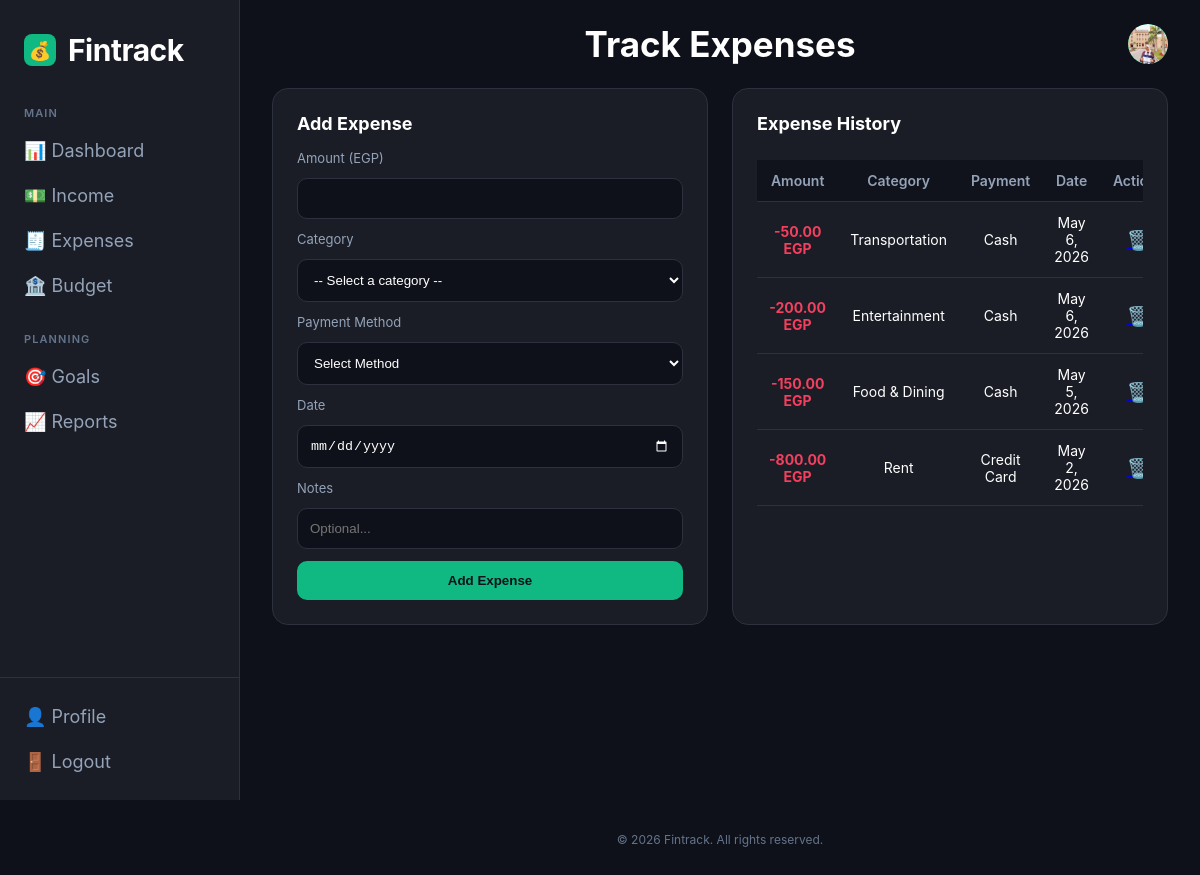
Page /expenses/ (signed in) on the committed database.
### users/models.py (models this page shows, shortened)
class User(AbstractUser):
    total_balance = models.FloatField(default=0.0)
    job_title     = models.CharField(max_length=100, blank=True, default="")
    phone_number  = models.CharField(max_length=20,  blank=True, default="")
    country       = models.CharField(max_length=100, blank=True, default="")
    city          = models.CharField(max_length=100, blank=True, default="")
    avatar = models.ImageField(upload_to='avatars/', blank=True, null=True)

### transactions/models.py (models this page shows, shortened)
class expenses(models.Model):
    user = models.ForeignKey(settings.AUTH_USER_MODEL, on_delete=models.CASCADE, null=True)
    Amount = models.DecimalField(
        max_digits=10,
        decimal_places=2,
        validators=[MinValueValidator(0.0)]
    )
    Category = models.CharField(max_length=200)
    Payment_Method = models.CharField(max_length=100)
    Notes = models.TextField(blank=True, null=True)
    Date = models.DateField()

### transactions/views.py (the view, shortened to what this page needs)
# urls.py: path('expenses/', views.expense_view, name='track-expenses'),
@login_required
def expense_view(request):
    all_expenses = expenses.objects.filter(user=request.user).order_by('-Date')
    return render(request, 'track-expenses.html', {'expenses': all_expenses})

### transactions/templates/track-expenses.html (shortened to what this page needs)
{% load static %}
<!DOCTYPE html>
<html lang="en">
<head>
    <link rel="stylesheet" href="{% static 'tracker.css' %}">
    <link rel="stylesheet" href="{% static 'side-bar.css' %}">
</head>
<body>
<div class="app">
    <aside id="sidebar"></aside>
    <div class="main">
        <nav class="topbar">
            <h2 class="page-title">Track Expenses</h2>
                <div class="avatar">
                    {% if user.avatar %}
                        <img src="{{ user.avatar.url }}" style="width:100%;height:100%;object-fit:cover;border-radius:50%;">
                    {% else %}
                        {{ user.username|first|upper }}
                    {% endif %}
                </div>
        </nav>
        <div class="content">
            <div class="card">
                <h2>Add Expense</h2>
                <form method="POST">
                    <label>Amount (EGP)</label>
                    <input type="number" name="amount" required min="0" step="0.01">
                    <label>Category</label>
                    <select name="category" required>
                        <option value="">-- Select a category --</option>
                    </select>
                    <label>Payment Method</label>
                    <select name="payment_method" required>
                        <option value="">Select Method</option>
                    </select>
                    <label>Date</label>
                    <input type="date" name="date" required>
                    <label>Notes</label>
                    <input type="text" name="notes" placeholder="Optional...">
                    <button type="submit">Add Expense</button>
                </form>
            </div>
            <div class="card">
                <h2>Expense History</h2>
                <div style="overflow-x: auto;">
                    <table>
                        <thead>
                            <tr>
                                <th>Amount</th>
                                <th>Category</th>
                                <th>Payment</th>
                                <th>Date</th>
                                <th>Actions</th>
                            </tr>
                        </thead>
                        <tbody>
                            {% for expense in expenses %}
                            <tr>
                                <td>
                                    <span style="color: #f43f5e; font-weight: bold;">
                                        -{{ expense.Amount|floatformat:2 }} EGP
                                    </span>
                                </td>
                                <td><span class="badge">{{ expense.Category }}</span></td>
                                <td>{{ expense.Payment_Method }}</td>
                                <td>{{ expense.Date }}</td>
                                <td>
                                    <a href="{% url 'delete-expense' expense.id %}" onclick="return confirm('Are you sure?')">
                                        <span style="color: #f43f5e; cursor: pointer; font-size: 1.2rem;">🗑️</span>
                                    </a>
                                </td>
                            </tr>
                            {% empty %}
                            <tr>
                                <td colspan="6" style="text-align: center;">No expenses recorded yet.</td>
                            </tr>
                            {% endfor %}
                        </tbody>
                    </table>
                </div>
            </div>
        </div>
    </div>
</div>
<footer class="footer">
    <p>© 2026 Fintrack. All rights reserved.</p>
</footer>
</body>
</html>

### transactions/static/tracker.css (style rules this page uses)
.content { padding: 1rem 2rem; display: flex; flex-direction: column; gap: 1.5rem; }
.card { background-color: #1a1d26; padding: 1.5rem; border-radius: 16px; border: 1px solid #2d313e; transition: 0.3s; }
.card h2 { font-size: 18px; margin-bottom: 1rem; color: #ffffff; }
form { display: flex; flex-direction: column; gap: 12px; }
label { font-size: 13px; color: #94a3b8; }
input, select, textarea { padding: 12px; border-radius: 10px; border: 1px solid #2d313e; background-color: #0f111a; color: #ffffff; outline: none; transition: 0.2s; }
button { padding: 12px; border-radius: 10px; border: none; background-color: #10b981; color: #0f111a; font-weight: bold; cursor: pointer; transition: 0.3s; }
table { width: 100%; border-collapse: collapse; margin-top: 10px; color: #ffffff; }
th, td { padding: 12px; text-align: center; border-bottom: 1px solid #2d313e; font-size: 14px; }
th { color: #94a3b8; font-weight: 600; background-color: #11131c; }

### static/side-bar.css (style rules this page uses)
* { margin: 0; padding: 0; box-sizing: border-box; }
body { font-family: 'Inter', 'Segoe UI', sans-serif; background-color: #0f111a; color: #ffffff; }
.app { display: flex; min-height: 100vh; }
aside#sidebar { width: 240px; background-color: #1a1d26; border-right: 1px solid #2d313e; display: flex; flex-direction: column; position: fixed; height: 100vh; z-index: 100; }
.main { margin-left: 240px; flex: 1; background-color: #0f111a; }
.topbar { display: flex; align-items: center; justify-content: space-between; padding: 1.5rem 2rem; position: relative; }
.page-title { font-size: 35px; font-weight: 700; position: absolute; left: 50%; transform: translateX(-50%); }
.avatar { margin-left: auto; width: 40px; height: 40px; background-color: #10b981; border-radius: 50%; }
.content { padding: 0 2rem 2rem; display: grid; grid-template-columns: repeat(auto-fit, minmax(200px, 1fr)); gap: 1.5rem; }
footer.footer { margin-left: 240px; padding: 2rem; text-align: center; font-size: 12px; color: #64748b; }
.avatar { margin-left: auto; width: 40px; height: 40px; border-radius: 50%; overflow: hidden; display: flex; align-items: center; justify-content: center; }

### rows in the picture
User: avatar (picture)
expenses: Amount "50.00", Category "Transportation", Payment_Method "Cash", Date "May 6, 2026"
expenses: Amount "200.00", Category "Entertainment", Payment_Method "Cash", Date "May 6, 2026"
expenses: Amount "150.00", Category "Food & Dining", Payment_Method "Cash", Date "May 5, 2026"
expenses: Amount "800.00", Category "Rent", Payment_Method "Credit Card", Date "May 2, 2026"
